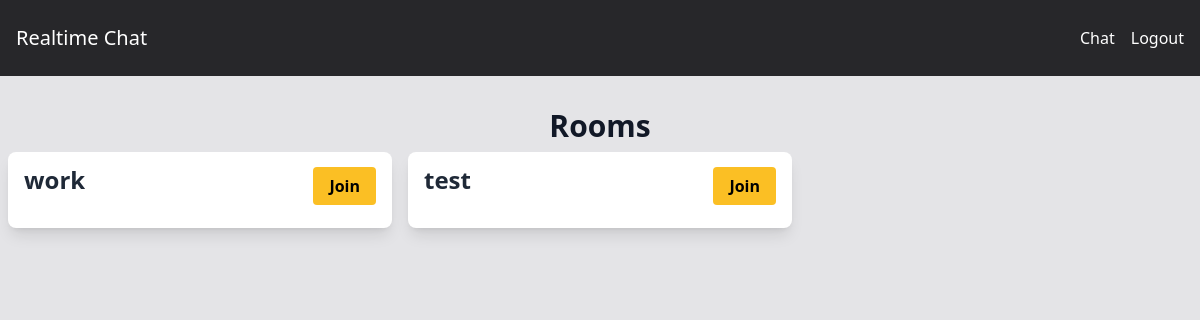
The app's page /rooms/ (signed in), older data.
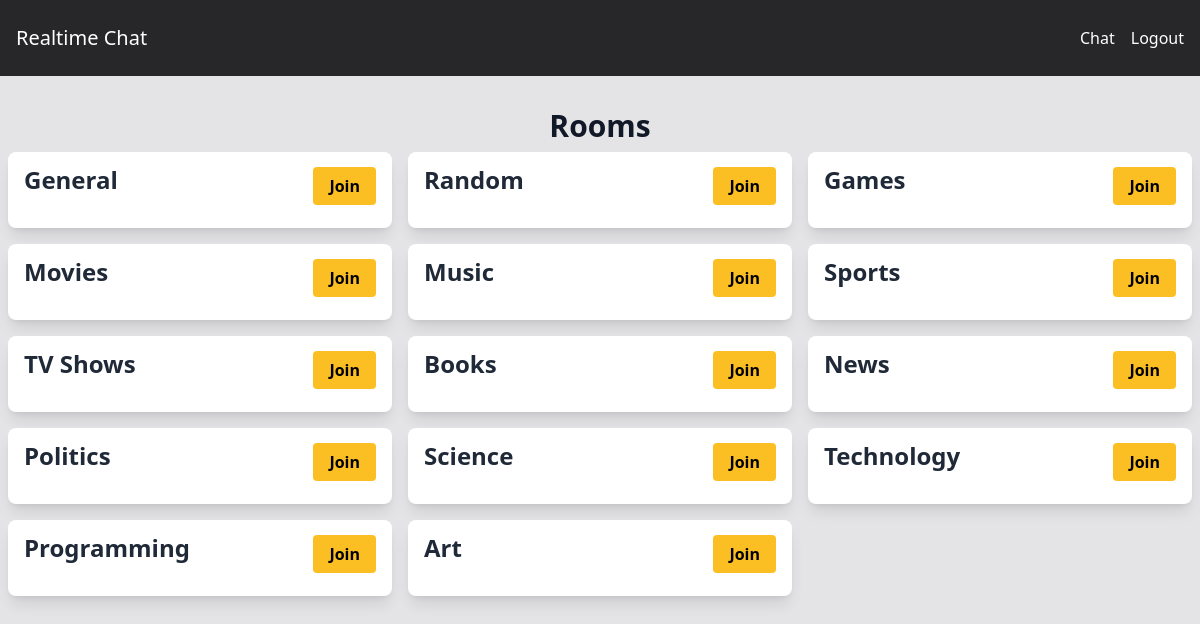
The same page, newer data.
### room/models.py (models this page shows, shortened)
class Room(models.Model):
    name = models.CharField(max_length=200)
    slug = models.SlugField(max_length=255, unique=True)

### room/views.py (the view, shortened to what this page needs)
# urls.py: path("rooms/", include('room.urls'), name="rooms"),
@login_required
def rooms(request):
    rooms = Room.objects.all()
    return render(request, 'room/rooms.html', {'rooms': rooms})

### core/templates/room/rooms.html (shortened to what this page needs)
{% extends "core/base.html" %}
{% block content %}
<div>
    <h1 class="text-3xl text-center font-bold text-gray-900 mt-8">Rooms</h1>
</div>
<div class="w-full flex flex-wrap items-center">
    {% for room in rooms %}
    <div class="w-full md:w-1/2 lg:w-1/3 p-2">
        <div class="bg-white rounded-lg shadow-lg p-4">
            <div class="flex flex-wrap items-center">
                <div class="w-full md:w-1/2">
                    <h2 class="text-2xl text-gray-800 font-bold leading-none mb-3">{{ room.name }}</h2>
                </div>
                <div class="w-full md:w-1/2 text-right">
                    <a href="{% url 'room' room.slug %}" class="bg-amber-400 hover:bg-amber-500 text-black font-bold py-2 px-4 rounded">Join</a>
                </div>
            </div>
        </div>
    </div>
    {% endfor %}
</div>
{% endblock %}

### core/templates/core/base.html (shortened to what this page needs)
<!DOCTYPE html>
<html lang="en">
    <head>
        <script src="https://cdn.tailwindcss.com"></script>
    </head>
    <body class="bg-zinc-200">
        <nav class="flex items-center justify-between px-4 py-6 flex-wrap bg-zinc-800">
            <div>
                <a href="/" class="text-xl text-white">Realtime Chat</a>
            </div>
            <div class="flex items-center space-x-4">
                {% if user.is_authenticated %}
                <a href="/rooms" class="text-white hover:text-gray-200">Chat</a>
                <a href="/logout" class="text-white hover:text-gray-200">Logout</a>
                {% else %}
                <a href="/login" class="text-white hover:text-gray-200">Login</a>
                <a href="/register" class="bg-amber-400 hover:bg-amber-500 text-black font-bold py-2 px-4 rounded">Register</a>
                {% endif %}
            </div>
        </nav>
        {% block content %}{% endblock %}
    </body>
</html>

Row changes from the older to the newer data that the page shows:
removed Room: name "work"
removed Room: name "test"
added Room: name "General"
added Room: name "Random"
added Room: name "Games"
added Room: name "Movies"
added Room: name "Music"
added Room: name "Sports"
added Room: name "TV Shows"
added Room: name "Books"
added Room: name "News"
added Room: name "Politics"
added Room: name "Science"
added Room: name "Technology"
added Room: name "Programming"
added Room: name "Art"
